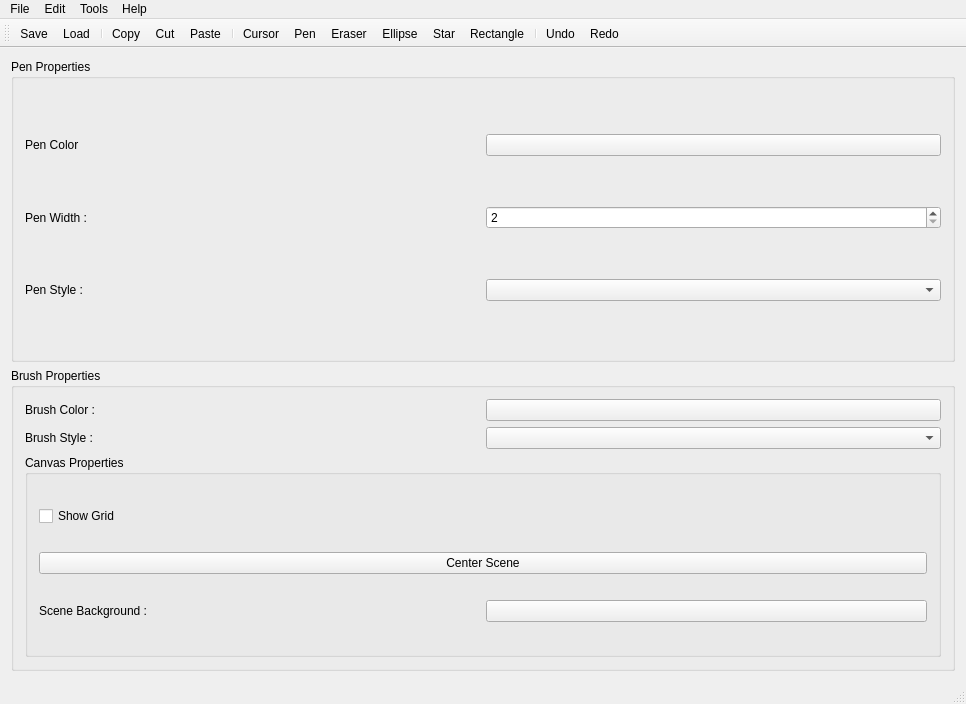
<?xml version="1.0" encoding="UTF-8"?>
<ui version="4.0">
 <class>MainWindow</class>
 <widget class="QMainWindow" name="MainWindow">
  <property name="geometry">
   <rect>
    <x>0</x>
    <y>0</y>
    <width>966</width>
    <height>704</height>
   </rect>
  </property>
  <property name="windowTitle">
   <string>MainWindow</string>
  </property>
  <widget class="QWidget" name="centralWidget">
   <layout class="QHBoxLayout" name="horizontalLayout_7">
    <item>
     <layout class="QVBoxLayout" name="listLayout">
      <item>
       <widget class="QGroupBox" name="groupBox">
        <property name="title">
         <string>Pen Properties</string>
        </property>
        <layout class="QVBoxLayout" name="verticalLayout">
         <item>
          <layout class="QHBoxLayout" name="horizontalLayout_3">
           <item>
            <widget class="QLabel" name="label">
             <property name="text">
              <string>Pen Color</string>
             </property>
            </widget>
           </item>
           <item>
            <widget class="QPushButton" name="penColorButton">
             <property name="text">
              <string/>
             </property>
            </widget>
           </item>
          </layout>
         </item>
         <item>
          <layout class="QVBoxLayout" name="colorPickerLayout"/>
         </item>
         <item>
          <layout class="QHBoxLayout" name="horizontalLayout_2">
           <item>
            <widget class="QLabel" name="label_2">
             <property name="text">
              <string>Pen Width : </string>
             </property>
            </widget>
           </item>
           <item>
            <widget class="QSpinBox" name="penWidthSpinbox">
             <property name="minimum">
              <number>2</number>
             </property>
             <property name="maximum">
              <number>12</number>
             </property>
            </widget>
           </item>
          </layout>
         </item>
         <item>
          <layout class="QHBoxLayout" name="horizontalLayout">
           <item>
            <widget class="QLabel" name="label_3">
             <property name="text">
              <string>Pen Style : </string>
             </property>
            </widget>
           </item>
           <item>
            <widget class="QComboBox" name="penStyleCombobox"/>
           </item>
          </layout>
         </item>
        </layout>
       </widget>
      </item>
      <item>
       <widget class="QGroupBox" name="groupBox_2">
        <property name="title">
         <string>Brush Properties</string>
        </property>
        <layout class="QVBoxLayout" name="verticalLayout_2">
         <item>
          <layout class="QHBoxLayout" name="horizontalLayout_4">
           <item>
            <widget class="QLabel" name="label_4">
             <property name="text">
              <string>Brush Color : </string>
             </property>
            </widget>
           </item>
           <item>
            <widget class="DragButton" name="brushColorButton">
             <property name="text">
              <string/>
             </property>
            </widget>
           </item>
          </layout>
         </item>
         <item>
          <layout class="QHBoxLayout" name="horizontalLayout_5">
           <item>
            <widget class="QLabel" name="label_5">
             <property name="text">
              <string>Brush Style : </string>
             </property>
            </widget>
           </item>
           <item>
            <widget class="QComboBox" name="brushStyleComboBox"/>
           </item>
          </layout>
         </item>
         <item>
          <widget class="QGroupBox" name="groupBox_3">
           <property name="title">
            <string>Canvas Properties</string>
           </property>
           <layout class="QVBoxLayout" name="verticalLayout_3">
            <item>
             <widget class="QCheckBox" name="showgridCheckbox">
              <property name="text">
               <string>Show Grid</string>
              </property>
             </widget>
            </item>
            <item>
             <widget class="QPushButton" name="centerSceneButton">
              <property name="text">
               <string>Center Scene</string>
              </property>
             </widget>
            </item>
            <item>
             <layout class="QHBoxLayout" name="horizontalLayout_6">
              <item>
               <widget class="QLabel" name="label_6">
                <property name="text">
                 <string>Scene Background : </string>
                </property>
               </widget>
              </item>
              <item>
               <widget class="QPushButton" name="sceneBackgroundButton">
                <property name="text">
                 <string/>
                </property>
               </widget>
              </item>
             </layout>
            </item>
           </layout>
          </widget>
         </item>
        </layout>
       </widget>
      </item>
     </layout>
    </item>
    <item>
     <layout class="QVBoxLayout" name="viewLayout"/>
    </item>
   </layout>
  </widget>
  <widget class="QMenuBar" name="menuBar">
   <property name="geometry">
    <rect>
     <x>0</x>
     <y>0</y>
     <width>966</width>
     <height>26</height>
    </rect>
   </property>
   <widget class="QMenu" name="menuFile">
    <property name="title">
     <string>File</string>
    </property>
    <addaction name="actionAdd_Image"/>
    <addaction name="actionQuit"/>
    <addaction name="actionSave"/>
    <addaction name="actionLoad"/>
   </widget>
   <widget class="QMenu" name="menuEdit">
    <property name="title">
     <string>Edit</string>
    </property>
    <addaction name="actionCopy"/>
    <addaction name="actionCut"/>
    <addaction name="actionPaste"/>
    <addaction name="separator"/>
    <addaction name="actionUndo"/>
    <addaction name="actionRedo"/>
   </widget>
   <widget class="QMenu" name="menuTools">
    <property name="title">
     <string>Tools</string>
    </property>
    <addaction name="actionCursor"/>
    <addaction name="actionPen"/>
    <addaction name="actionEraser"/>
    <addaction name="actionEllipse"/>
    <addaction name="actionRectangle"/>
    <addaction name="actionStar"/>
   </widget>
   <widget class="QMenu" name="menuHelp">
    <property name="title">
     <string>Help</string>
    </property>
    <addaction name="actionAbout"/>
   </widget>
   <addaction name="menuFile"/>
   <addaction name="menuEdit"/>
   <addaction name="menuTools"/>
   <addaction name="menuHelp"/>
  </widget>
  <widget class="QToolBar" name="mainToolBar">
   <attribute name="toolBarArea">
    <enum>TopToolBarArea</enum>
   </attribute>
   <attribute name="toolBarBreak">
    <bool>false</bool>
   </attribute>
   <addaction name="actionSave"/>
   <addaction name="actionLoad"/>
   <addaction name="separator"/>
   <addaction name="actionCopy"/>
   <addaction name="actionCut"/>
   <addaction name="actionPaste"/>
   <addaction name="separator"/>
   <addaction name="actionCursor"/>
   <addaction name="actionPen"/>
   <addaction name="actionEraser"/>
   <addaction name="actionEllipse"/>
   <addaction name="actionStar"/>
   <addaction name="actionRectangle"/>
   <addaction name="separator"/>
   <addaction name="actionUndo"/>
   <addaction name="actionRedo"/>
  </widget>
  <widget class="QStatusBar" name="statusBar"/>
  <action name="actionAdd_Image">
   <property name="icon">
    <iconset resource="resource.qrc">
     <normaloff>:/images/open.png</normaloff>:/images/open.png</iconset>
   </property>
   <property name="text">
    <string>Add Image</string>
   </property>
  </action>
  <action name="actionQuit">
   <property name="icon">
    <iconset resource="resource.qrc">
     <normaloff>:/images/close.png</normaloff>:/images/close.png</iconset>
   </property>
   <property name="text">
    <string>Quit</string>
   </property>
  </action>
  <action name="actionPen">
   <property name="icon">
    <iconset resource="resource.qrc">
     <normaloff>:/images/pen.png</normaloff>:/images/pen.png</iconset>
   </property>
   <property name="text">
    <string>Pen</string>
   </property>
  </action>
  <action name="actionEraser">
   <property name="icon">
    <iconset resource="resource.qrc">
     <normaloff>:/images/eraser.png</normaloff>:/images/eraser.png</iconset>
   </property>
   <property name="text">
    <string>Eraser</string>
   </property>
  </action>
  <action name="actionEllipse">
   <property name="icon">
    <iconset resource="resource.qrc">
     <normaloff>:/images/circle.png</normaloff>:/images/circle.png</iconset>
   </property>
   <property name="text">
    <string>Ellipse</string>
   </property>
  </action>
  <action name="actionRectangle">
   <property name="icon">
    <iconset resource="resource.qrc">
     <normaloff>:/images/rectangle1.png</normaloff>:/images/rectangle1.png</iconset>
   </property>
   <property name="text">
    <string>Rectangle</string>
   </property>
  </action>
  <action name="actionStar">
   <property name="icon">
    <iconset resource="resource.qrc">
     <normaloff>:/images/star.png</normaloff>:/images/star.png</iconset>
   </property>
   <property name="text">
    <string>Star</string>
   </property>
  </action>
  <action name="actionAbout">
   <property name="icon">
    <iconset resource="resource.qrc">
     <normaloff>:/images/about.png</normaloff>:/images/about.png</iconset>
   </property>
   <property name="text">
    <string>About</string>
   </property>
  </action>
  <action name="actionCursor">
   <property name="icon">
    <iconset resource="resource.qrc">
     <normaloff>:/images/cursor.png</normaloff>:/images/cursor.png</iconset>
   </property>
   <property name="text">
    <string>Cursor</string>
   </property>
  </action>
  <action name="actionSave">
   <property name="icon">
    <iconset resource="resource.qrc">
     <normaloff>:/images/save.png</normaloff>:/images/save.png</iconset>
   </property>
   <property name="text">
    <string>Save</string>
   </property>
  </action>
  <action name="actionLoad">
   <property name="icon">
    <iconset resource="resource.qrc">
     <normaloff>:/images/open.png</normaloff>:/images/open.png</iconset>
   </property>
   <property name="text">
    <string>Load</string>
   </property>
  </action>
  <action name="actionCopy">
   <property name="icon">
    <iconset resource="resource.qrc">
     <normaloff>:/images/copyIcon.png</normaloff>:/images/copyIcon.png</iconset>
   </property>
   <property name="text">
    <string>Copy</string>
   </property>
  </action>
  <action name="actionCut">
   <property name="icon">
    <iconset resource="resource.qrc">
     <normaloff>:/images/cutIcon.png</normaloff>:/images/cutIcon.png</iconset>
   </property>
   <property name="text">
    <string>Cut</string>
   </property>
  </action>
  <action name="actionPaste">
   <property name="icon">
    <iconset resource="resource.qrc">
     <normaloff>:/images/pasteIcon.png</normaloff>:/images/pasteIcon.png</iconset>
   </property>
   <property name="text">
    <string>Paste</string>
   </property>
  </action>
  <action name="actionUndo">
   <property name="icon">
    <iconset resource="resource.qrc">
     <normaloff>:/images/undoIcon.png</normaloff>:/images/undoIcon.png</iconset>
   </property>
   <property name="text">
    <string>Undo</string>
   </property>
  </action>
  <action name="actionRedo">
   <property name="icon">
    <iconset resource="resource.qrc">
     <normaloff>:/images/redoIcon.png</normaloff>:/images/redoIcon.png</iconset>
   </property>
   <property name="text">
    <string>Redo</string>
   </property>
  </action>
 </widget>
 <layoutdefault spacing="6" margin="11"/>
 <customwidgets>
  <customwidget>
   <class>DragButton</class>
   <extends>QPushButton</extends>
   <header location="global">dragbutton.h</header>
  </customwidget>
 </customwidgets>
 <resources>
  <include location="resource.qrc"/>
 </resources>
 <connections/>
</ui>
